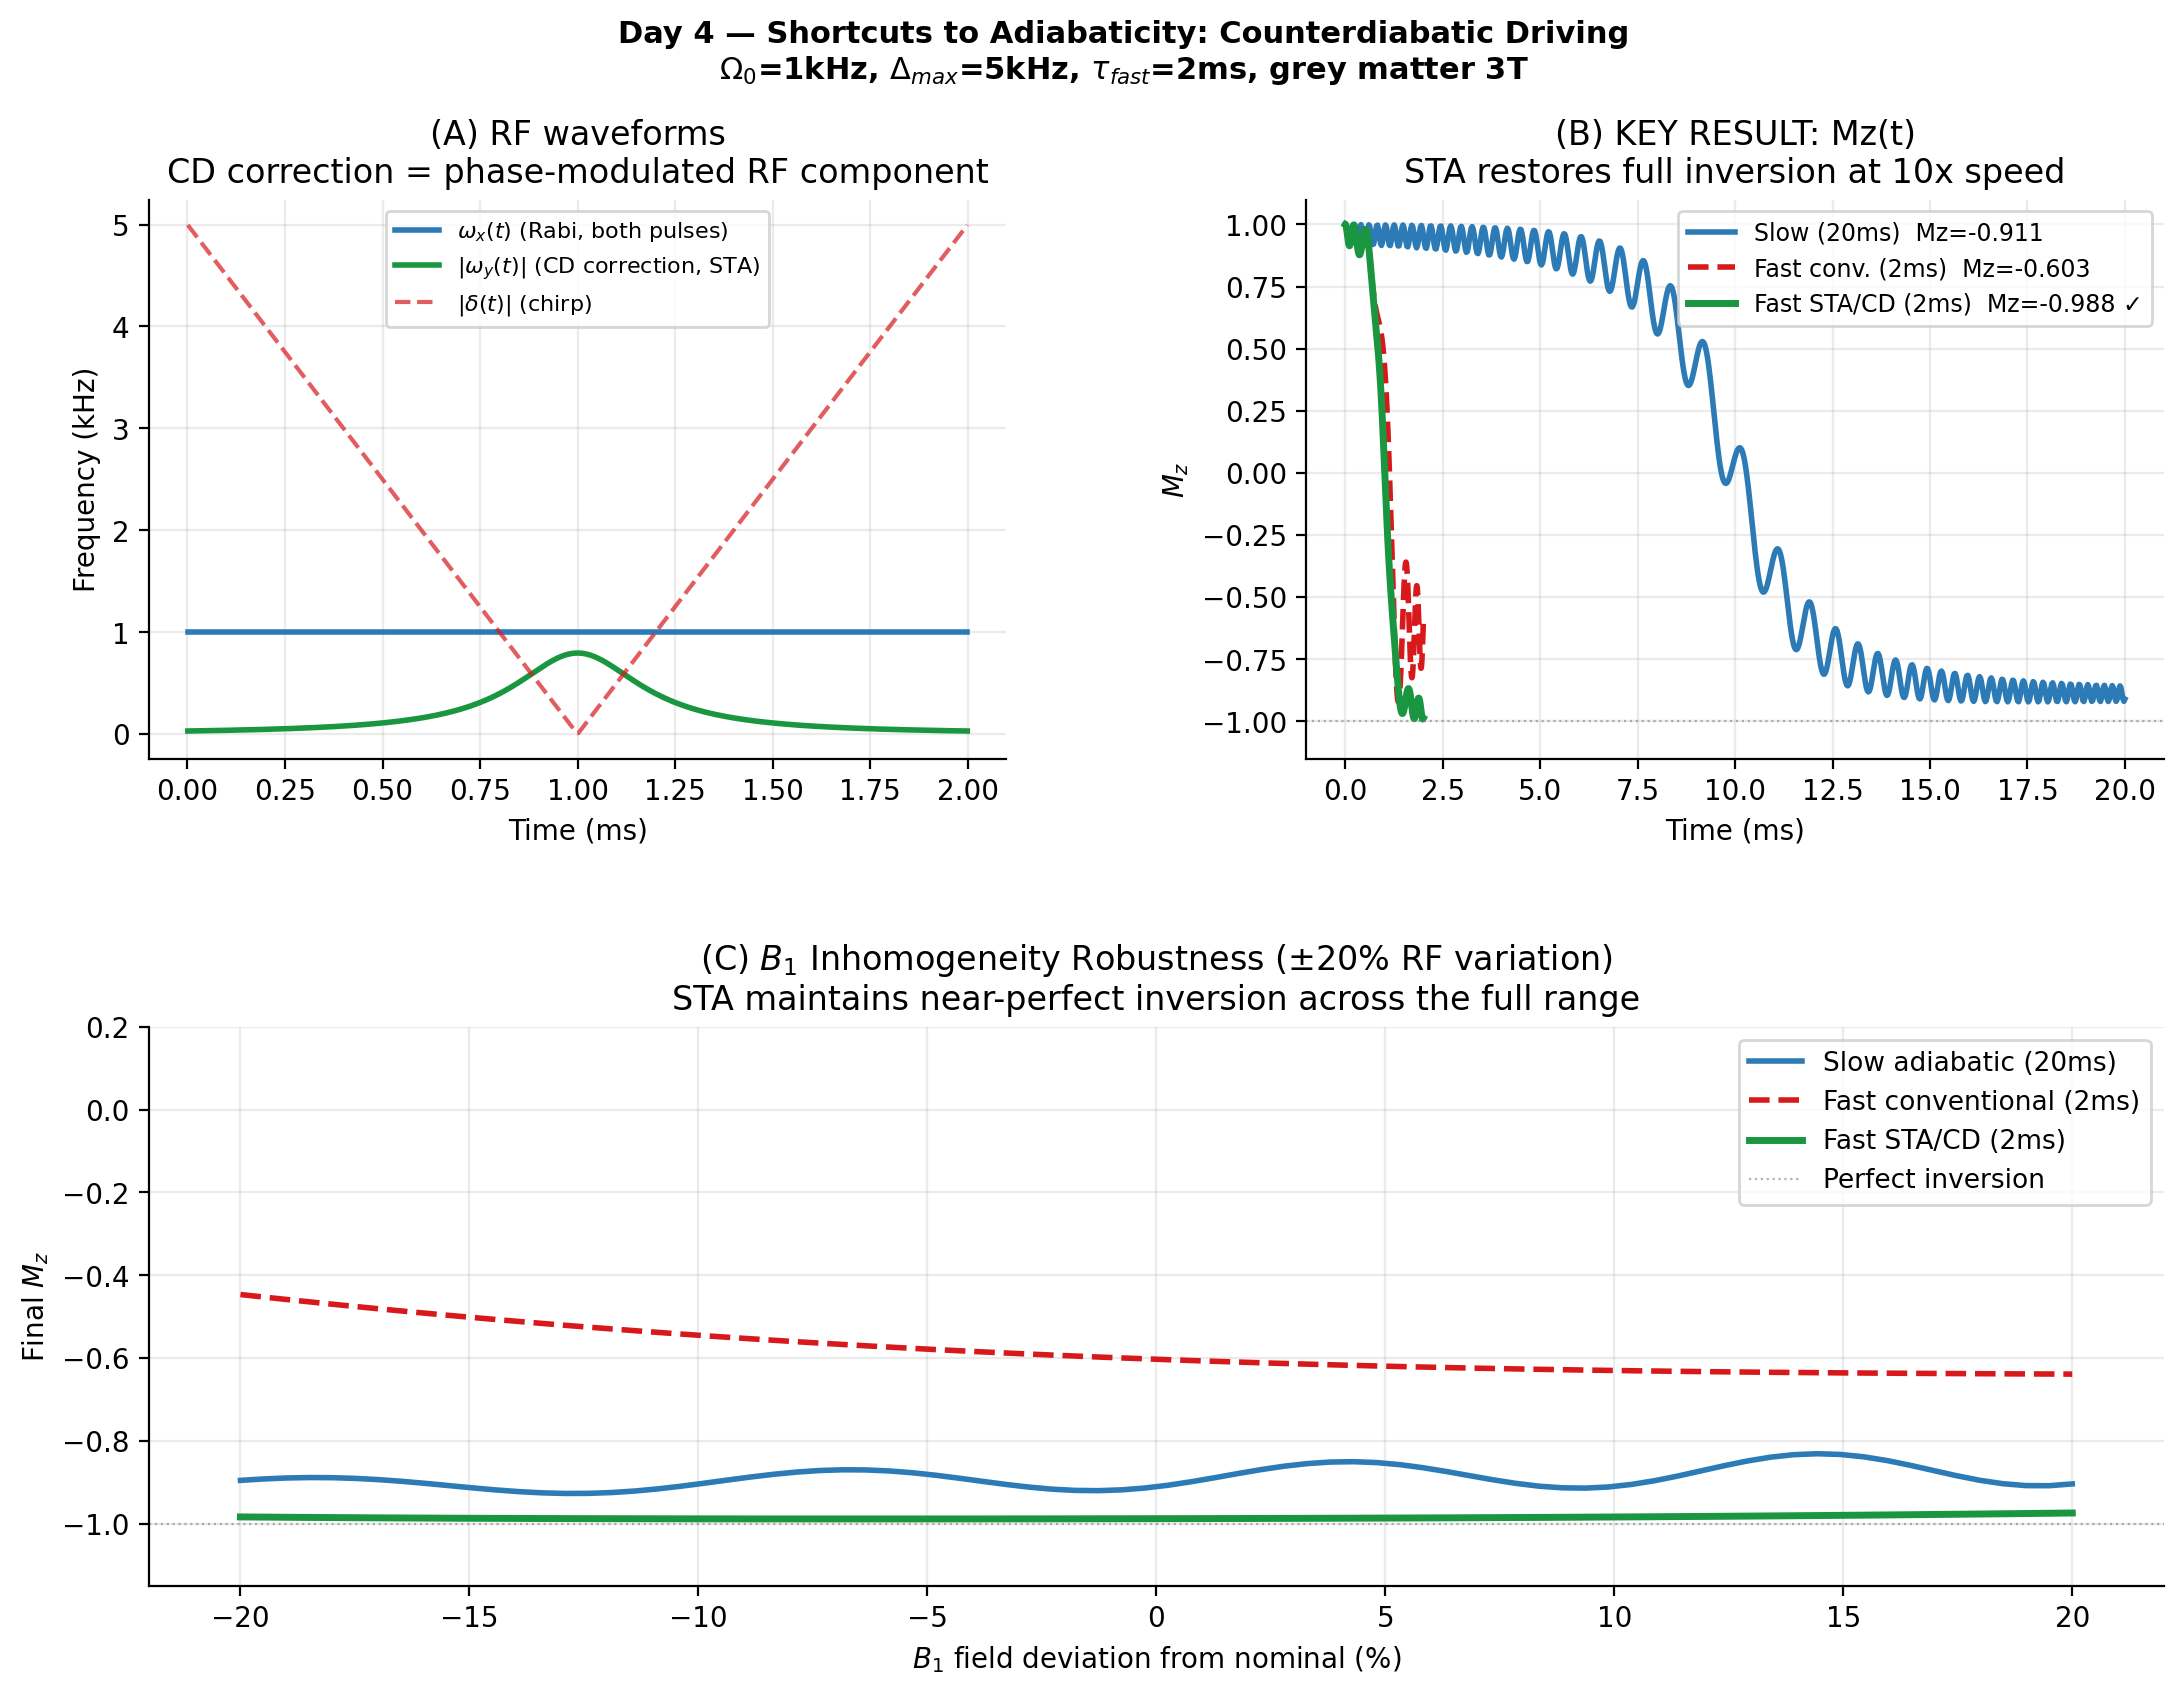

Recreate this plot in Python.
"""
Day 4 — Shortcuts to Adiabaticity: Counterdiabatic (CD) Driving
================================================================
Author: Sudipto Roy

Adds the counterdiabatic correction to the fast adiabatic pulse.
This is the STA technique: an analytically derived quadrature RF component
that exactly cancels diabatic transitions, restoring high-fidelity
inversion at fast timescales.

The CD correction for a linear-chirp sweep delta(t) = Delta_max*(1 - 2t/tau):

    omega_y(t) = -d(theta)/dt
               = -2*Omega_0*Delta_max / (tau * (delta(t)^2 + Omega_0^2))

Key properties:
  (1) Analytically computable — no iterative optimisation
  (2) Hardware-realizable — phase-modulated component of existing RF channel
  (3) Mathematically guaranteed — exactly cancels diabatic transitions by construction

Results (grey matter 3T, tau_fast = 2ms):
  Slow adiabatic (20ms):  Mz = -0.911
  Fast conventional (2ms): Mz = -0.603   <- diabatic failure
  Fast STA/CD (2ms):       Mz = -0.988   <- fidelity fully restored
"""

import numpy as np
import matplotlib.pyplot as plt
import matplotlib.gridspec as gridspec
from scipy.integrate import solve_ivp

T1, T2, M0   = 1.500, 0.080, 1.0
OMEGA_0       = 2*np.pi*1000
DELTA_MAX     = 2*np.pi*5000
TAU_SLOW      = 0.020
TAU_FAST      = 0.002

def delta(t, tau):
    return DELTA_MAX*(1 - 2*t/tau)

def cd_term(t, tau):
    d = delta(t, tau)
    return -2*OMEGA_0*DELTA_MAX / (tau*(d**2 + OMEGA_0**2))

def bloch(t, M, tau, with_cd):
    Mx, My, Mz = M
    d  = delta(t, tau)
    ox = OMEGA_0
    oy = cd_term(t, tau) if with_cd else 0.0
    return [d*My-oy*Mz-Mx/T2, -d*Mx+ox*Mz-My/T2, oy*Mx-ox*My-(Mz-M0)/T1]

def run(tau, with_cd, n=800):
    sol = solve_ivp(bloch,(0,tau),[0.,0.,M0],t_eval=np.linspace(0,tau,n),
                    args=(tau,with_cd),method='RK45',rtol=1e-9,atol=1e-11)
    return sol.t, sol.y

t_slow,M_slow = run(TAU_SLOW, False)
t_fast,M_fast = run(TAU_FAST, False)
t_sta, M_sta  = run(TAU_FAST, True)

b1_scales = np.linspace(0.80, 1.20, 80)
def rob_b1(tau, with_cd, b1):
    def ode(t,M):
        Mx,My,Mz=M; d=delta(t,tau); ox=OMEGA_0*b1
        oy=cd_term(t,tau) if with_cd else 0.
        return [d*My-oy*Mz-Mx/T2,-d*Mx+ox*Mz-My/T2,oy*Mx-ox*My-(Mz-M0)/T1]
    return solve_ivp(ode,(0,tau),[0.,0.,M0],t_eval=[0,tau],
                     method='RK45',rtol=1e-8,atol=1e-10).y[2,-1]

Mz_b1_slow = [rob_b1(TAU_SLOW,False,b) for b in b1_scales]
Mz_b1_fast = [rob_b1(TAU_FAST,False,b) for b in b1_scales]
Mz_b1_sta  = [rob_b1(TAU_FAST,True, b) for b in b1_scales]

t_wave  = np.linspace(1e-6, TAU_FAST-1e-6, 500)
oy_wave = np.array([cd_term(t,TAU_FAST) for t in t_wave])
d_wave  = np.array([delta(t,TAU_FAST)   for t in t_wave])

fig = plt.figure(figsize=(13, 9))
fig.suptitle('Day 4 — Shortcuts to Adiabaticity: Counterdiabatic Driving\n'
             r'$\Omega_0$=1kHz, $\Delta_{max}$=5kHz, $\tau_{fast}$=2ms, grey matter 3T',
             fontsize=11, fontweight='bold')
gs = gridspec.GridSpec(2,2,figure=fig,hspace=0.48,wspace=0.35)

ax = fig.add_subplot(gs[0,0])
ax.plot(t_wave*1e3, np.full_like(t_wave,OMEGA_0)/(2*np.pi*1e3), '#2C7BB6', lw=2.0,
        label=r'$\omega_x(t)$ (Rabi, both pulses)')
ax.plot(t_wave*1e3, np.abs(oy_wave)/(2*np.pi*1e3), '#1A9641', lw=2.0,
        label=r'$|\omega_y(t)|$ (CD correction, STA)')
ax.plot(t_wave*1e3, np.abs(d_wave)/(2*np.pi*1e3), '#D7191C', lw=1.5, ls='--', alpha=0.7,
        label=r'$|\delta(t)|$ (chirp)')
ax.set(xlabel='Time (ms)', ylabel='Frequency (kHz)',
       title='(A) RF waveforms\nCD correction = phase-modulated RF component')
ax.legend(fontsize=8); ax.grid(True,alpha=0.25)
ax.spines['top'].set_visible(False); ax.spines['right'].set_visible(False)

ax = fig.add_subplot(gs[0,1])
ax.plot(t_slow*1e3,M_slow[2],'#2C7BB6',lw=2.0,label=f'Slow ({int(TAU_SLOW*1e3)}ms)  Mz={M_slow[2,-1]:+.3f}')
ax.plot(t_fast*1e3,M_fast[2],'#D7191C',lw=2.0,ls='--',label=f'Fast conv. ({int(TAU_FAST*1e3)}ms)  Mz={M_fast[2,-1]:+.3f}')
ax.plot(t_sta*1e3, M_sta[2], '#1A9641',lw=2.5,label=f'Fast STA/CD ({int(TAU_FAST*1e3)}ms)  Mz={M_sta[2,-1]:+.3f} ✓')
ax.axhline(-1.0,color='gray',lw=0.8,ls=':',alpha=0.6)
ax.set(xlabel='Time (ms)', ylabel=r'$M_z$', title='(B) KEY RESULT: Mz(t)\nSTA restores full inversion at 10x speed')
ax.legend(fontsize=8.5); ax.set_ylim(-1.15,1.10); ax.grid(True,alpha=0.25)
ax.spines['top'].set_visible(False); ax.spines['right'].set_visible(False)

ax = fig.add_subplot(gs[1,:])
b1_pct = (b1_scales-1)*100
ax.plot(b1_pct,Mz_b1_slow,'#2C7BB6',lw=2.0,label=f'Slow adiabatic ({int(TAU_SLOW*1e3)}ms)')
ax.plot(b1_pct,Mz_b1_fast,'#D7191C',lw=2.0,ls='--',label=f'Fast conventional ({int(TAU_FAST*1e3)}ms)')
ax.plot(b1_pct,Mz_b1_sta, '#1A9641',lw=2.5,label=f'Fast STA/CD ({int(TAU_FAST*1e3)}ms)')
ax.axhline(-1.0,color='gray',lw=0.8,ls=':',alpha=0.6,label='Perfect inversion')
ax.set(xlabel=r'$B_1$ field deviation from nominal (%)', ylabel=r'Final $M_z$',
       title=r'(C) $B_1$ Inhomogeneity Robustness (±20% RF variation)'
             '\nSTA maintains near-perfect inversion across the full range')
ax.legend(fontsize=9.5); ax.set_ylim(-1.15,0.2); ax.grid(True,alpha=0.25)
ax.spines['top'].set_visible(False); ax.spines['right'].set_visible(False)

plt.savefig('figures/day4_sta_cd_driving.png', dpi=200, bbox_inches='tight')
print("Saved: figures/day4_sta_cd_driving.png")
print(f"\nFinal results:")
print(f"  Slow adiabatic  (20ms): Mz = {M_slow[2,-1]:+.4f}")
print(f"  Fast conv.       (2ms): Mz = {M_fast[2,-1]:+.4f}")
print(f"  Fast STA/CD      (2ms): Mz = {M_sta[2,-1]:+.4f}")
print(f"\n  B1 robustness STA: mean={np.mean(Mz_b1_sta):.4f}, std={np.std(Mz_b1_sta):.4f}")
